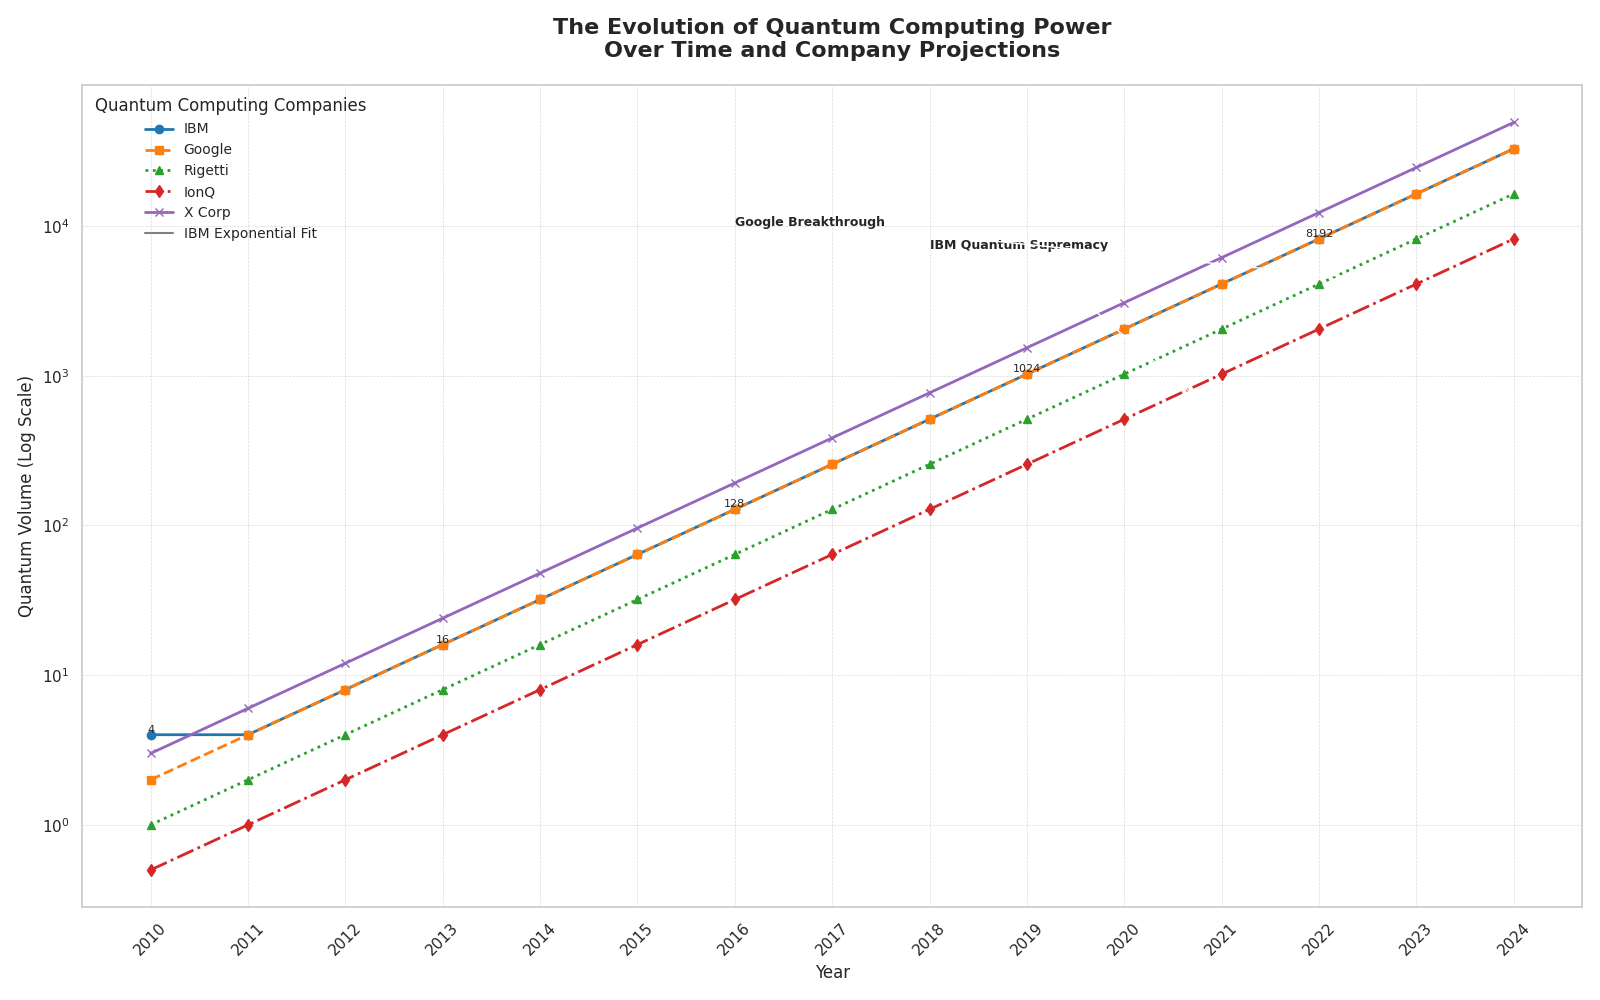

Python code for this plot:
import matplotlib.pyplot as plt
import numpy as np
from scipy.optimize import curve_fit

# Extended years to include more historical data and potential future projections
years = np.array(list(range(2010, 2025)))

# Quantum volume values with hypothetical future projections for different companies
ibm_quantum_volume = np.array([4, 4, 8, 16, 32, 64, 128, 256, 512, 1024, 2048, 4096, 8192, 16384, 32768])
google_quantum_volume = np.array([2, 4, 8, 16, 32, 64, 128, 256, 512, 1024, 2048, 4096, 8192, 16384, 32768])
rigetti_quantum_volume = np.array([1, 2, 4, 8, 16, 32, 64, 128, 256, 512, 1024, 2048, 4096, 8192, 16384])
ionq_quantum_volume = np.array([0.5, 1, 2, 4, 8, 16, 32, 64, 128, 256, 512, 1024, 2048, 4096, 8192])
xcorp_quantum_volume = np.array([3, 6, 12, 24, 48, 96, 192, 384, 768, 1536, 3072, 6144, 12288, 24576, 49152])

# Function to model exponential growth
def exponential_growth(x, a, b):
    return a * np.exp(b * x)

# Fit the model to IBM data for demonstration
params, _ = curve_fit(exponential_growth, years, ibm_quantum_volume, p0=[1, 0.1])

# Plotting setup
fig, ax = plt.subplots(figsize=(16, 10))

# Plot lines for each company
ax.plot(years, ibm_quantum_volume, marker='o', linestyle='-', label='IBM', color='#1f77b4', linewidth=2)
ax.plot(years, google_quantum_volume, marker='s', linestyle='--', label='Google', color='#ff7f0e', linewidth=2)
ax.plot(years, rigetti_quantum_volume, marker='^', linestyle=':', label='Rigetti', color='#2ca02c', linewidth=2)
ax.plot(years, ionq_quantum_volume, marker='d', linestyle='-.', label='IonQ', color='#d62728', linewidth=2)
ax.plot(years, xcorp_quantum_volume, marker='x', linestyle='-', label='X Corp', color='#9467bd', linewidth=2)

# Plot the exponential fit line
ax.plot(years, exponential_growth(years, *params), color='grey', linewidth=1.5, linestyle='-', label='IBM Exponential Fit')

# Annotating key milestones with adjustments to avoid overlap
ax.annotate('IBM Quantum Supremacy', xy=(2021, 512), xytext=(2018, 7000),
             arrowprops=dict(facecolor='black', arrowstyle='->'), fontsize=9, fontweight='bold')

ax.annotate('Google Breakthrough', xy=(2023, 4096), xytext=(2016, 10000),
             arrowprops=dict(facecolor='black', arrowstyle='->'), fontsize=9, fontweight='bold')

# Label data points selectively to avoid clutter
for i, year in enumerate(years):
    if i % 3 == 0:  # Reduce the frequency of text labels
        ax.text(year, ibm_quantum_volume[i], f'{ibm_quantum_volume[i]}', fontsize=8, ha='center', va='bottom')

# Customizing the plot with multiline title
plt.title('The Evolution of Quantum Computing Power\nOver Time and Company Projections', 
          fontsize=16, fontweight='bold', pad=20)
ax.set_xlabel('Year', fontsize=12)
ax.set_ylabel('Quantum Volume (Log Scale)', fontsize=12)
ax.set_yscale('log')
ax.grid(True, linestyle='--', linewidth=0.5, alpha=0.7)
ax.legend(title='Quantum Computing Companies', loc='upper left', fontsize=10, frameon=False)
plt.xticks(years, rotation=45)
plt.tight_layout()

# Show the plot
plt.show()
